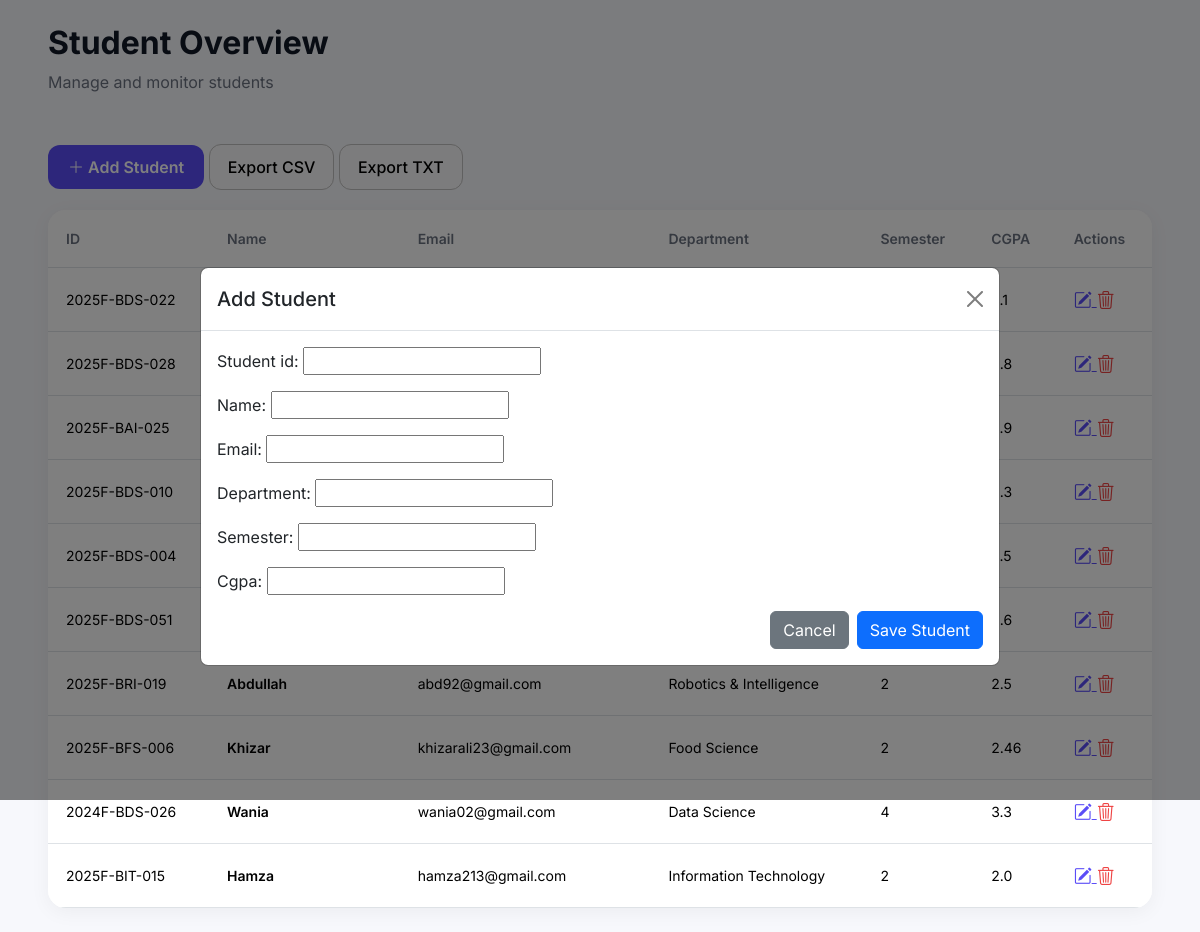
Screenshot of /add/ with the database file from the repository.
### students/models.py (models this page shows, shortened)
class Student(models.Model):
    student_id = models.CharField(max_length = 14, unique = True)
    name = models.CharField(max_length = 50)
    email = models.EmailField()
    department = models.CharField(max_length = 50)
    semester = models.IntegerField(max_length = 1)
    cgpa = models.FloatField(max_length = 4)

### students/views.py (the view, shortened to what this page needs)
# urls.py: path('add/', views.student_add, name = 'student_add'),
def student_add(request):
    students = Student.objects.all()
    form = StudentForm()
    return render(request, 'students/list.html', {
        'students': students,
        'form': form,
        'show_add_modal': True,
    })

### students/forms.py
class StudentForm(forms.ModelForm):
    class Meta:
        model = Student
        fields = '__all__'

### students/templates/students/list.html (shortened to what this page needs)
{% extends 'base.html' %}
{% block content %}
<div class="mb-4">
    <h1 class="page-title">
        Student Overview
    </h1>
    <p class="page-subtitle">
        Manage and monitor students
    </p>
</div>
<div class="top-actions">
    <div>
        <button
            type="button"
            class="btn btn-add"
            data-bs-toggle="modal"
            data-bs-target="#addStudentModal"
        >
            <i class="bi bi-plus-lg"></i>
            Add Student
        </button>
        <a
            href="{% url 'export_csv' %}"
            class="btn btn-light btn-export"
        >
            Export CSV
        </a>
        <a
            href="{% url 'export_txt' %}"
            class="btn btn-light btn-export"
        >
            Export TXT
        </a>
    </div>
</div>
<div class="modal fade" id="addStudentModal" tabindex="-1" aria-labelledby="addStudentModalLabel" aria-hidden="true">
  <div class="modal-dialog modal-dialog-centered modal-lg">
    <div class="modal-content">
      <div class="modal-header">
        <h5 class="modal-title" id="addStudentModalLabel">Add Student</h5>
        <button type="button" class="btn-close" data-bs-dismiss="modal" aria-label="Close"></button>
      </div>
      <div class="modal-body">
        <form method="POST" action="{% url 'student_add' %}">
          {{ form.as_p }}
          <div class="d-flex justify-content-end mt-3">
            <button type="button" class="btn btn-secondary me-2" data-bs-dismiss="modal">Cancel</button>
            <button type="submit" class="btn btn-primary">Save Student</button>
          </div>
        </form>
      </div>
    </div>
  </div>
</div>
<div class="table-card">
<table class="table table-hover">
    <thead>
    <tr>
        <th>ID</th>
        <th>Name</th>
        <th>Email</th>
        <th>Department</th>
        <th>Semester</th>
        <th>CGPA</th>
        <th>Actions</th>
    </tr>
    </thead>
    <tbody>
    {% for s in students %}
    <tr data-student-id="{{ s.id }}">
        <td>{{ s.student_id }}</td>
        <td class="student-name">
            {{ s.name }}
        </td>
        <td>{{ s.email }}</td>
        <td>{{ s.department }}</td>
        <td>{{ s.semester }}</td>
        <td>{{ s.cgpa }}</td>
        <td>
            <a
                href="#"
                class="action-btn edit-btn"
                data-bs-toggle="modal"
                data-bs-target="#editStudentModal"
                onclick="loadEditForm(event, {{ s.id }})"
            >
                <i class="bi bi-pencil-square"></i>
            </a>
            <a
                href="#"
                class="action-btn delete-btn"
                onclick="deleteStudent(event, {{ s.id }}, '{{ s.name }}')"
            >
                <i class="bi bi-trash3"></i>
            </a>
        </td>
    </tr>
    {% endfor %}
    </tbody>
</table>
</div>
{% endblock %}

### students/static/css/style.css (style rules this page uses)
* { margin:0; padding:0; box-sizing:border-box; font-family:'Inter',sans-serif; }
body { background:#f7f8fc; }
.page-title { font-size:32px; font-weight:700; color:#111827; }
.page-subtitle { color:#6b7280; margin-top:4px; }
.table-card { background:white; border-radius:18px; box-shadow: 0 4px 20px rgba(0,0,0,.05); overflow:hidden; }
.top-actions { display:flex; justify-content:space-between; align-items:center; margin-top:50px; margin-bottom:20px; }
.btn-add { background-color:#5b4df7; color:white; border:none; border-radius:12px; padding:10px 20px; font-weight:600; }
.btn-export { border-radius:12px; border: 1px solid #c1c0c0; padding:10px 18px; font-weight:500; }
.table { margin-bottom:0; }
.table thead { background:#fafafa; }
.table th { color:#6b7280; font-size:14px; font-weight:600; padding:18px; }
.table td { vertical-align:middle; padding:18px; font-size:14px; }
.student-name { font-weight:600; }
.action-btn { border:none; background:none; font-size:18px; }
.edit-btn { color:#5b4df7; }
.delete-btn { color:#ef4444; }

### rows the page displays
Student: student_id "2025F-BDS-022"
Student: student_id "2025F-BDS-028", cgpa "2.8"
Student: student_id "2025F-BAI-025", cgpa "3.9"
Student: student_id "2025F-BDS-010", cgpa "2.3"
Student: student_id "2025F-BDS-004", cgpa "3.5"
Student: student_id "2025F-BDS-051", cgpa "2.6"
Student: student_id "2025F-BRI-019", name "Abdullah", email "abd92@gmail.com", department "Robotics & Intelligence", semester "2", cgpa "2.5"
Student: student_id "2025F-BFS-006", name "Khizar", email "khizarali23@gmail.com", department "Food Science", semester "2", cgpa "2.46"
Student: student_id "2024F-BDS-026", name "Wania", email "wania02@gmail.com", department "Data Science", semester "4", cgpa "3.3"
Student: student_id "2025F-BIT-015", name "Hamza", email "hamza213@gmail.com", department "Information Technology", semester "2", cgpa "2.0"
